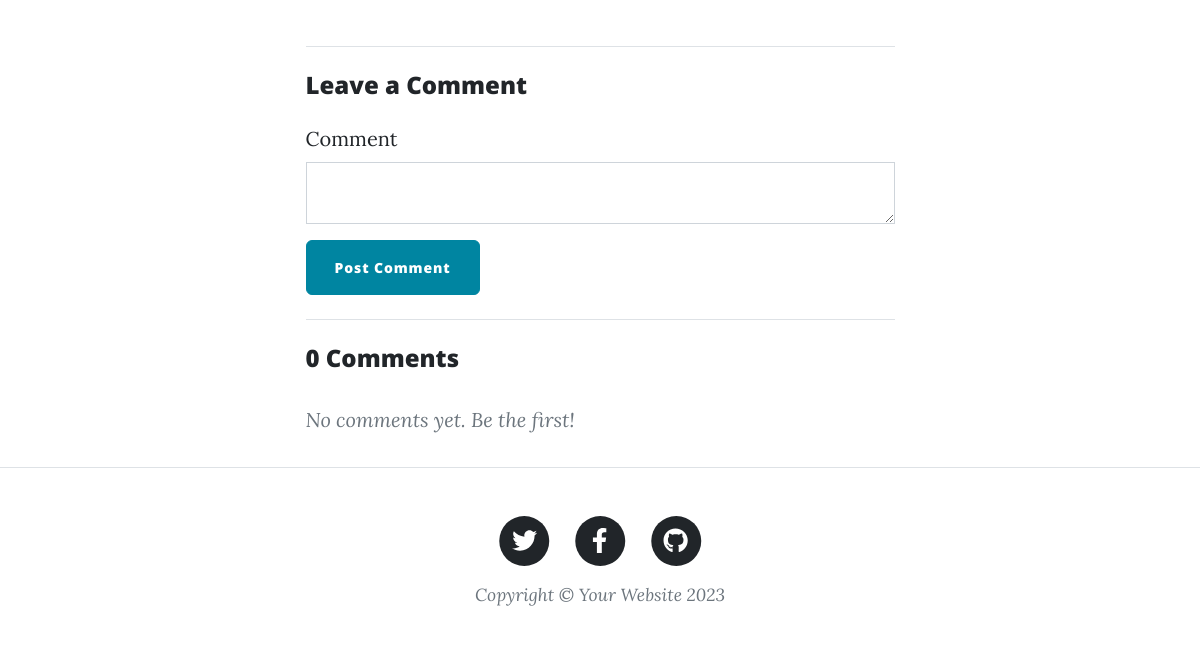
The page /post/2 (lower part) on the database as committed earlier.
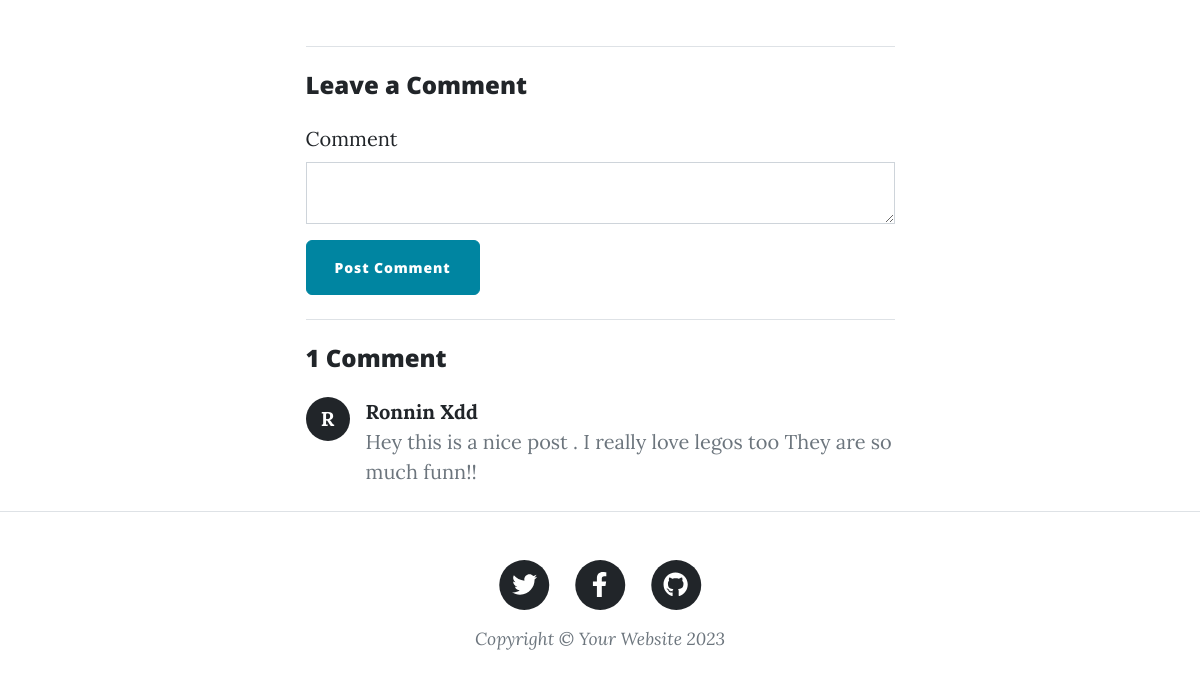
The same page on the database as committed later.
### models.py (models this page shows)
class Comment(db.Model):
    id: Mapped[int] = mapped_column(Integer, primary_key=True)
    text: Mapped[str] = mapped_column(Text, nullable=False)
    user_id: Mapped[int] = mapped_column(ForeignKey("user.id"))
    post_id: Mapped[int] = mapped_column(ForeignKey("blog_post.id"))
    author: Mapped["User"] = relationship(back_populates="comments")
    post: Mapped["BlogPost"] = relationship(back_populates="comments")

class User(db.Model, UserMixin):
    id: Mapped[int] = mapped_column(Integer, primary_key=True)
    email: Mapped[str] = mapped_column(String(100), unique=True)
    password: Mapped[str] = mapped_column(String(100))
    name: Mapped[str] = mapped_column(String(1000))
    is_admin: Mapped[bool] = mapped_column(Boolean, default=False)
    comments: Mapped[List["Comment"]] = relationship(back_populates="author")

### views/blog_views.py (the view)
@blog_bp.route("/post/<int:post_id>")
def show_post(post_id):
    form = CommentForm()
    requested_post = db.session.execute(
        db.select(BlogPost).where(BlogPost.id == post_id)
    ).scalar()
    return render_template("post.html", post=requested_post, comment_form=form)

### forms.py
class CommentForm(FlaskForm):
    text = TextAreaField(
        "Comment",
        validators=[
            DataRequired(message="Comment cannot be empty."),
            Length(min=1, max=500, message="Comment must be 1-500 characters long."),
        ],
    )
    submit = SubmitField("Post Comment")

### templates/post.html (shortened to what this page needs)
{% extends "base.html" %}
{% from 'bootstrap5/form.html' import render_form %}
{% block content %}
  <article>
    <div class="container px-4 px-lg-5">
      <div class="row gx-4 gx-lg-5 justify-content-center">
        <div class="col-md-10 col-lg-8 col-xl-7">
        </div>
      </div>
    </div>
  </article>
  <div class="container px-4 px-lg-5">
    <div class="row gx-4 gx-lg-5 justify-content-center">
      <div class="col-md-10 col-lg-8 col-xl-7">
        <hr class="my-4">
        <h4 class="mb-4">Leave a Comment</h4>
        {{ render_form(comment_form, action=url_for('blog.comment', post_id=post.id) , method="POST", novalidate=True) }}
        <hr class="my-4">
        <h4 class="mb-4">{{ post.comments|length }} Comment{{ 's' if post.comments|length != 1 }}</h4>
        {% if post.comments %}
          {% for comment in post.comments %}
            <div class="d-flex gap-3 mb-4">
              <div class="rounded-circle bg-dark text-white d-flex align-items-center justify-content-center flex-shrink-0"
                   style="width:44px;
                          height:44px;
                          font-weight:bold">{{ comment.author.name[0].upper() }}</div>
              <div class="flex-grow-1">
                <div class="fw-bold">{{ comment.author.name }}</div>
                <div class="text-muted">{{ comment.text|safe }}</div>
              </div>
            </div>
          {% endfor %}
        {% else %}
          <p class="text-muted fst-italic">No comments yet. Be the first!</p>
        {% endif %}
      </div>
    </div>
  </div>
{% endblock %}

Rows that differ between the two databases and show on the page:
added Comment: author "R", author.name "Ronnin Xdd", text "Hey this is a nice post . I really love legos too They are so much funn!!"
Other text that changed with them:
{{ post.comments|length }}: "0" → "1"
{{ 's' if post.comments|length != 1 }}: "s" → (not shown)
text no longer shown: "No comments yet. Be the first!"
